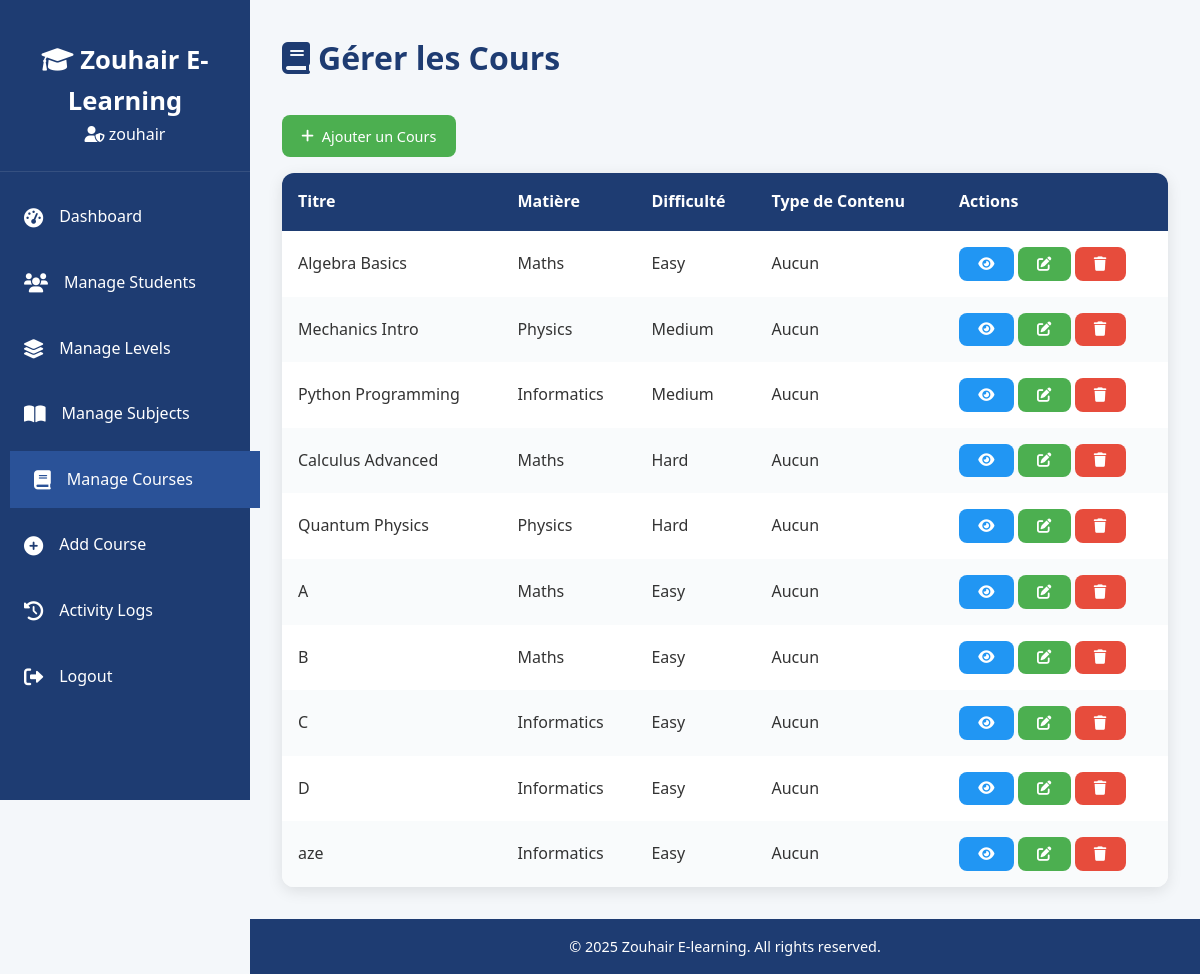
The page /admin/manage_courses.php (signed in) on the database as committed earlier.
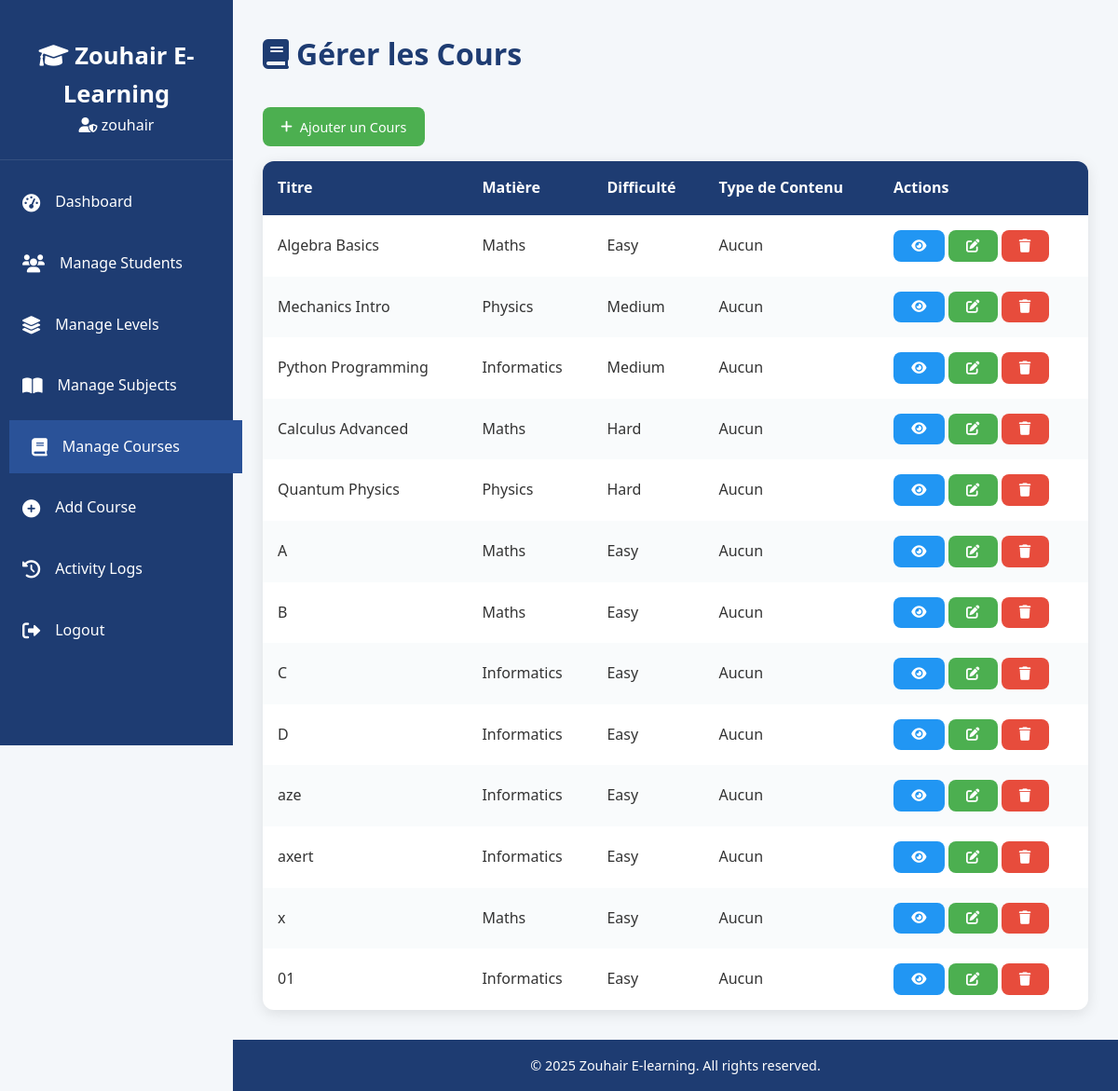
The same page on the database as committed later.
### tables this page shows
CREATE TABLE `courses` (
  `id` int(11) NOT NULL,
  `title` varchar(100) NOT NULL,
  `subject_id` int(11) NOT NULL,
  `difficulty` enum('Easy','Medium','Hard') NOT NULL,
  `content_type` enum('PDF','Video') NOT NULL,
  `content_path` varchar(255) NOT NULL,
  `created_at` datetime DEFAULT current_timestamp()
);

CREATE TABLE `subjects` (
  `id` int(11) NOT NULL,
  `name` varchar(50) NOT NULL,
  `level_id` int(11) NOT NULL,
  `created_at` datetime DEFAULT current_timestamp()
);

### admin/manage_courses.php (the view, shortened to what this page needs)
<?php
require_once '../includes/db_connect.php';
$courses_query = $db->query("
    SELECT c.id, c.title, c.difficulty, s.name AS subject_name,
           GROUP_CONCAT(cc.content_type) AS content_types
    FROM courses c
    JOIN subjects s ON c.subject_id = s.id
    LEFT JOIN course_contents cc ON c.id = cc.course_id
    GROUP BY c.id, c.title, c.difficulty, s.name
");
?>
<!DOCTYPE html>
<html lang="fr">
<head>
    <link rel="stylesheet" href="../assets/css/admin.css">
    <link rel="stylesheet" href="https://cdn.datatables.net/1.11.5/css/jquery.dataTables.min.css">
    <link rel="stylesheet" href="https://cdnjs.cloudflare.com/ajax/libs/font-awesome/6.0.0-beta3/css/all.min.css">
</head>
<body>
    <?php include '../includes/header.php'; ?>
    <main class="dashboard">
        <h1><i class="fas fa-book"></i> Gérer les Cours</h1>
        <a href="add_course.php" class="btn-action add"><i class="fas fa-plus"></i> Ajouter un Cours</a>
        <table id="coursesTable" class="display">
            <thead>
                <tr>
                    <th>Titre</th>
                    <th>Matière</th>
                    <th>Difficulté</th>
                    <th>Type de Contenu</th>
                    <th>Actions</th>
                </tr>
            </thead>
            <tbody>
                <?php while ($course = $courses_query->fetch_assoc()): ?>
                    <tr>
                        <td><?php echo htmlspecialchars($course['title']); ?></td>
                        <td><?php echo htmlspecialchars($course['subject_name']); ?></td>
                        <td><?php echo $course['difficulty']; ?></td>
                        <td><?php echo $course['content_types'] ?: 'Aucun'; ?></td>
                        <td>
                            <a href="view_course.php?id=<?php echo $course['id']; ?>" class="btn-action view" title="Voir"><i class="fas fa-eye"></i></a>
                            <a href="edit_course.php?id=<?php echo $course['id']; ?>" class="btn-action edit" title="Modifier"><i class="fas fa-edit"></i></a>
                            <a href="delete_course.php?id=<?php echo $course['id']; ?>" class="btn-action delete" title="Supprimer" onclick="return confirm('Êtes-vous sûr ?');"><i class="fas fa-trash"></i></a>
                        </td>
                    </tr>
                <?php endwhile; ?>
            </tbody>
        </table>
    </main>
    <?php include '../includes/footer.php'; ?>
</body>
</html>

Rows that differ between the two databases and show on the page:
added courses: title "axert", subject.name "Informatics", difficulty "Easy", content_types "Aucun"
added courses: title "x", subject.name "Maths", difficulty "Easy", content_types "Aucun"
added courses: title "01", subject.name "Informatics", difficulty "Easy", content_types "Aucun"
